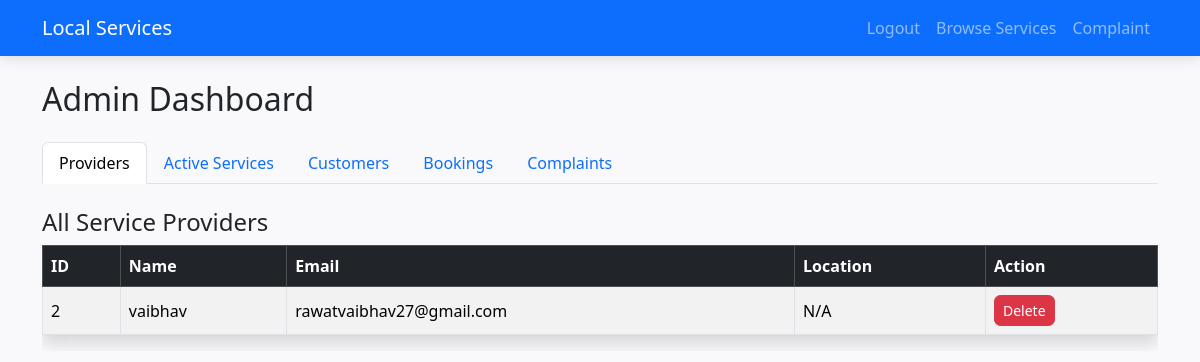
Page /admin (signed in) on the earlier database version.
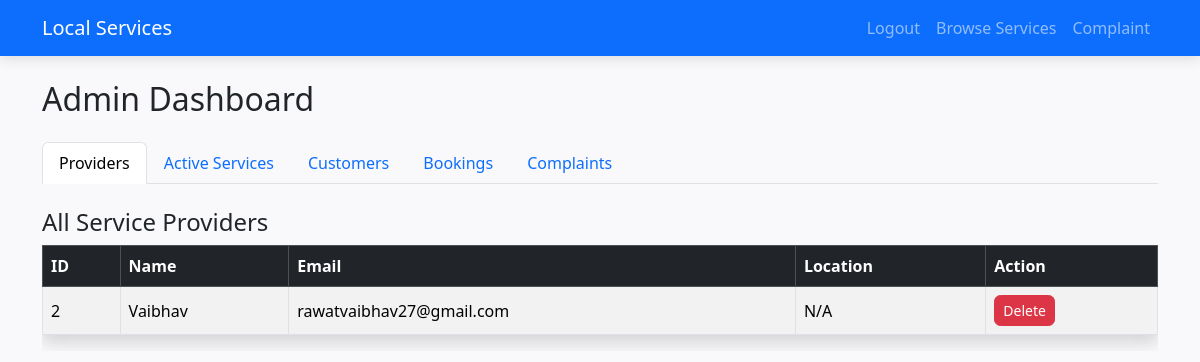
Same page on the later database version.
### app.py (models this page shows)
class User(UserMixin, db.Model):
    id = db.Column(db.Integer, primary_key=True)
    username = db.Column(db.String(150), nullable=False, unique=True)
    email = db.Column(db.String(150), nullable=False, unique=True)
    password = db.Column(db.String(150), nullable=False)
    role = db.Column(db.String(50), nullable=False, default='customer')  # customer/provider/admin
    location = db.Column(db.String(100))

### app.py (the view)
@app.route('/admin')
@login_required
def admin():
    if current_user.role != 'admin':
        flash('Admin access only.', 'danger')
        return redirect(url_for('index'))
    providers = User.query.filter_by(role="provider").all()
    customers = User.query.filter_by(role="customer").all()
    active_services = Service.query.filter_by(is_available=True).all()
    bookings = Booking.query.all()
    complaints = Complaint.query.order_by(Complaint.timestamp.desc()).all()
    return render_template(
        'admin_dashboard.html',
        providers=providers,
        customers=customers,
        active_services=active_services,
        bookings=bookings,
        complaints=complaints
    )

### app.py (called while the page is built)
@login_manager.user_loader
def load_user(user_id):
    return User.query.get(int(user_id))

### templates/admin_dashboard.html (shortened to what this page needs)
{% extends "base.html" %}
{% block content %}
<h2 class="mb-4">Admin Dashboard</h2>
<ul class="nav nav-tabs mb-4" id="adminTabs" role="tablist">
    <li class="nav-item" role="presentation">
        <button class="nav-link active" id="providers-tab" data-bs-toggle="tab" data-bs-target="#providers" type="button" role="tab">Providers</button>
    </li>
    <li class="nav-item" role="presentation">
        <button class="nav-link" id="services-tab" data-bs-toggle="tab" data-bs-target="#services" type="button" role="tab">Active Services</button>
    </li>
    <li class="nav-item" role="presentation">
        <button class="nav-link" id="customers-tab" data-bs-toggle="tab" data-bs-target="#customers" type="button" role="tab">Customers</button>
    </li>
    <li class="nav-item" role="presentation">
        <button class="nav-link" id="bookings-tab" data-bs-toggle="tab" data-bs-target="#bookings" type="button" role="tab">Bookings</button>
    </li>
    <li class="nav-item" role="presentation">
        <button class="nav-link" id="complaints-tab" data-bs-toggle="tab" data-bs-target="#complaints" type="button" role="tab">Complaints</button>
    </li>
</ul>
<div class="tab-content" id="adminTabsContent">
    <div class="tab-pane fade show active" id="providers" role="tabpanel">
        <h4>All Service Providers</h4>
        <div class="table-responsive">
            <table class="table table-striped table-bordered shadow">
                <thead class="table-dark">
                    <tr>
                        <th>ID</th>
                        <th>Name</th>
                        <th>Email</th>
                        <th>Location</th>
                        <th>Action</th>
                    </tr>
                </thead>
                <tbody>
                    {% for user in providers %}
                    <tr>
                        <td>{{ user.id }}</td>
                        <td>{{ user.username }}</td>
                        <td>{{ user.email }}</td>
                        <td>{{ user.location or "N/A" }}</td>
                        <td>
                            <a href="{{ url_for('delete_provider', provider_id=user.id) }}" class="btn btn-danger btn-sm"
                               onclick="return confirm('Delete this provider? All related services will also be removed!');">
                               Delete
                            </a>
                        </td>
                    </tr>
                    {% endfor %}
                </tbody>
            </table>
        </div>
    </div>
</div>
{% endblock %}

Differences in the rows shown:
changed User "rawatvaibhav27@gmail.com": username "vaibhav" → "Vaibhav"
